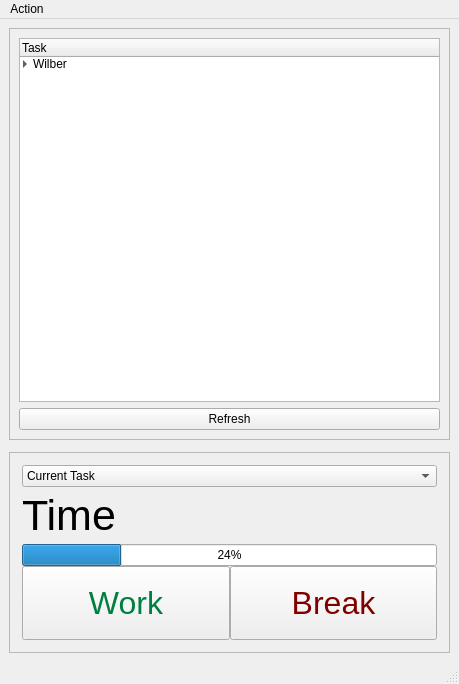
<?xml version="1.0" encoding="UTF-8"?>
<ui version="4.0">
 <class>MainWindow</class>
 <widget class="QMainWindow" name="MainWindow">
  <property name="geometry">
   <rect>
    <x>0</x>
    <y>0</y>
    <width>459</width>
    <height>684</height>
   </rect>
  </property>
  <property name="sizePolicy">
   <sizepolicy hsizetype="Preferred" vsizetype="Preferred">
    <horstretch>1</horstretch>
    <verstretch>1</verstretch>
   </sizepolicy>
  </property>
  <property name="windowTitle">
   <string>Task List</string>
  </property>
  <widget class="QWidget" name="centralwidget">
   <property name="sizePolicy">
    <sizepolicy hsizetype="Preferred" vsizetype="Preferred">
     <horstretch>1</horstretch>
     <verstretch>1</verstretch>
    </sizepolicy>
   </property>
   <layout class="QVBoxLayout" name="verticalLayout_2">
    <property name="spacing">
     <number>12</number>
    </property>
    <item>
     <widget class="QFrame" name="frame">
      <property name="frameShape">
       <enum>QFrame::StyledPanel</enum>
      </property>
      <property name="frameShadow">
       <enum>QFrame::Raised</enum>
      </property>
      <layout class="QVBoxLayout" name="verticalLayout">
       <property name="spacing">
        <number>6</number>
       </property>
       <item>
        <widget class="QTreeWidget" name="treeWidget">
         <property name="sizePolicy">
          <sizepolicy hsizetype="Preferred" vsizetype="Preferred">
           <horstretch>0</horstretch>
           <verstretch>1</verstretch>
          </sizepolicy>
         </property>
         <property name="editTriggers">
          <set>QAbstractItemView::NoEditTriggers</set>
         </property>
         <property name="alternatingRowColors">
          <bool>true</bool>
         </property>
         <property name="indentation">
          <number>10</number>
         </property>
         <property name="rootIsDecorated">
          <bool>true</bool>
         </property>
         <property name="allColumnsShowFocus">
          <bool>true</bool>
         </property>
         <property name="wordWrap">
          <bool>true</bool>
         </property>
         <property name="expandsOnDoubleClick">
          <bool>false</bool>
         </property>
         <column>
          <property name="text">
           <string>Task</string>
          </property>
         </column>
         <item>
          <property name="text">
           <string>Wilber</string>
          </property>
          <item>
           <property name="text">
            <string>#513 Something</string>
           </property>
          </item>
          <item>
           <property name="text">
            <string>#510 Other</string>
           </property>
          </item>
         </item>
        </widget>
       </item>
       <item>
        <widget class="QPushButton" name="refreshButton">
         <property name="text">
          <string>Refresh</string>
         </property>
        </widget>
       </item>
      </layout>
     </widget>
    </item>
    <item>
     <widget class="QFrame" name="verticalFrame">
      <property name="sizePolicy">
       <sizepolicy hsizetype="Preferred" vsizetype="Fixed">
        <horstretch>0</horstretch>
        <verstretch>0</verstretch>
       </sizepolicy>
      </property>
      <property name="frameShape">
       <enum>QFrame::StyledPanel</enum>
      </property>
      <property name="frameShadow">
       <enum>QFrame::Raised</enum>
      </property>
      <layout class="QVBoxLayout" name="verticalLayout_4">
       <property name="spacing">
        <number>0</number>
       </property>
       <property name="leftMargin">
        <number>12</number>
       </property>
       <property name="topMargin">
        <number>12</number>
       </property>
       <property name="rightMargin">
        <number>12</number>
       </property>
       <property name="bottomMargin">
        <number>12</number>
       </property>
       <item>
        <widget class="QFrame" name="taskTimerWidget">
         <property name="sizePolicy">
          <sizepolicy hsizetype="Preferred" vsizetype="Fixed">
           <horstretch>0</horstretch>
           <verstretch>0</verstretch>
          </sizepolicy>
         </property>
         <property name="frameShape">
          <enum>QFrame::NoFrame</enum>
         </property>
         <property name="frameShadow">
          <enum>QFrame::Raised</enum>
         </property>
         <layout class="QVBoxLayout" name="verticalLayout_3" stretch="0,0,0">
          <property name="spacing">
           <number>4</number>
          </property>
          <property name="leftMargin">
           <number>0</number>
          </property>
          <property name="topMargin">
           <number>0</number>
          </property>
          <property name="rightMargin">
           <number>0</number>
          </property>
          <property name="bottomMargin">
           <number>0</number>
          </property>
          <item>
           <widget class="QComboBox" name="comboBox">
            <property name="cursor">
             <cursorShape>ArrowCursor</cursorShape>
            </property>
            <property name="editable">
             <bool>false</bool>
            </property>
            <property name="insertPolicy">
             <enum>QComboBox::InsertAtTop</enum>
            </property>
            <item>
             <property name="text">
              <string>Current Task</string>
             </property>
            </item>
           </widget>
          </item>
          <item>
           <widget class="QLabel" name="timeLabel">
            <property name="sizePolicy">
             <sizepolicy hsizetype="Preferred" vsizetype="Fixed">
              <horstretch>0</horstretch>
              <verstretch>0</verstretch>
             </sizepolicy>
            </property>
            <property name="styleSheet">
             <string notr="true">font-size: 32pt;</string>
            </property>
            <property name="text">
             <string>Time</string>
            </property>
           </widget>
          </item>
          <item>
           <widget class="QProgressBar" name="progressBar">
            <property name="value">
             <number>24</number>
            </property>
           </widget>
          </item>
         </layout>
        </widget>
       </item>
       <item>
        <widget class="QFrame" name="frame_3">
         <layout class="QHBoxLayout" name="horizontalLayout">
          <property name="spacing">
           <number>0</number>
          </property>
          <property name="sizeConstraint">
           <enum>QLayout::SetDefaultConstraint</enum>
          </property>
          <property name="leftMargin">
           <number>0</number>
          </property>
          <property name="topMargin">
           <number>0</number>
          </property>
          <property name="rightMargin">
           <number>0</number>
          </property>
          <property name="bottomMargin">
           <number>0</number>
          </property>
          <item>
           <widget class="QPushButton" name="workButton">
            <property name="styleSheet">
             <string notr="true">font-size: 24pt;
color: rgb(0, 128, 64);padding: 18px;</string>
            </property>
            <property name="text">
             <string>Work</string>
            </property>
            <property name="checkable">
             <bool>true</bool>
            </property>
            <property name="checked">
             <bool>false</bool>
            </property>
            <property name="autoExclusive">
             <bool>true</bool>
            </property>
           </widget>
          </item>
          <item>
           <widget class="QPushButton" name="breakButton">
            <property name="styleSheet">
             <string notr="true">font-size: 24pt;
color: rgb(128, 0, 0); 
padding: 18px;
</string>
            </property>
            <property name="text">
             <string>Break</string>
            </property>
            <property name="checkable">
             <bool>true</bool>
            </property>
            <property name="autoExclusive">
             <bool>true</bool>
            </property>
            <property name="autoDefault">
             <bool>false</bool>
            </property>
            <property name="default">
             <bool>false</bool>
            </property>
            <property name="flat">
             <bool>false</bool>
            </property>
           </widget>
          </item>
         </layout>
        </widget>
       </item>
      </layout>
     </widget>
    </item>
   </layout>
  </widget>
  <widget class="QStatusBar" name="statusBar">
   <property name="sizeGripEnabled">
    <bool>true</bool>
   </property>
  </widget>
  <widget class="QMenuBar" name="menuBar">
   <property name="geometry">
    <rect>
     <x>0</x>
     <y>0</y>
     <width>459</width>
     <height>22</height>
    </rect>
   </property>
   <widget class="QMenu" name="menuAction">
    <property name="title">
     <string>Action</string>
    </property>
    <addaction name="actionWork"/>
    <addaction name="actionBreak"/>
   </widget>
   <addaction name="menuAction"/>
  </widget>
  <action name="actionWork">
   <property name="text">
    <string>Work</string>
   </property>
  </action>
  <action name="actionBreak">
   <property name="text">
    <string>Break</string>
   </property>
  </action>
 </widget>
 <resources/>
 <connections>
  <connection>
   <sender>refreshButton</sender>
   <signal>clicked()</signal>
   <receiver>MainWindow</receiver>
   <slot>refreshTaskPicker()</slot>
   <hints>
    <hint type="sourcelabel">
     <x>450</x>
     <y>248</y>
    </hint>
    <hint type="destinationlabel">
     <x>274</x>
     <y>234</y>
    </hint>
   </hints>
  </connection>
  <connection>
   <sender>treeWidget</sender>
   <signal>itemDoubleClicked(QTreeWidgetItem*,int)</signal>
   <receiver>MainWindow</receiver>
   <slot>go()</slot>
   <hints>
    <hint type="sourcelabel">
     <x>299</x>
     <y>214</y>
    </hint>
    <hint type="destinationlabel">
     <x>274</x>
     <y>234</y>
    </hint>
   </hints>
  </connection>
  <connection>
   <sender>workButton</sender>
   <signal>clicked()</signal>
   <receiver>MainWindow</receiver>
   <slot>go()</slot>
   <hints>
    <hint type="sourcelabel">
     <x>132</x>
     <y>410</y>
    </hint>
    <hint type="destinationlabel">
     <x>234</x>
     <y>244</y>
    </hint>
   </hints>
  </connection>
  <connection>
   <sender>breakButton</sender>
   <signal>clicked()</signal>
   <receiver>MainWindow</receiver>
   <slot>pause()</slot>
   <hints>
    <hint type="sourcelabel">
     <x>336</x>
     <y>410</y>
    </hint>
    <hint type="destinationlabel">
     <x>234</x>
     <y>244</y>
    </hint>
   </hints>
  </connection>
  <connection>
   <sender>actionWork</sender>
   <signal>triggered()</signal>
   <receiver>MainWindow</receiver>
   <slot>go()</slot>
   <hints>
    <hint type="sourcelabel">
     <x>-1</x>
     <y>-1</y>
    </hint>
    <hint type="destinationlabel">
     <x>234</x>
     <y>244</y>
    </hint>
   </hints>
  </connection>
  <connection>
   <sender>actionBreak</sender>
   <signal>triggered()</signal>
   <receiver>MainWindow</receiver>
   <slot>pause()</slot>
   <hints>
    <hint type="sourcelabel">
     <x>-1</x>
     <y>-1</y>
    </hint>
    <hint type="destinationlabel">
     <x>234</x>
     <y>244</y>
    </hint>
   </hints>
  </connection>
 </connections>
 <slots>
  <slot>taskPicked(QTreeWidgetItem*,int)</slot>
  <slot>refreshTaskPicker()</slot>
  <slot>go()</slot>
  <slot>pause()</slot>
  <slot>taskSelected(QModelIndex)</slot>
 </slots>
</ui>
